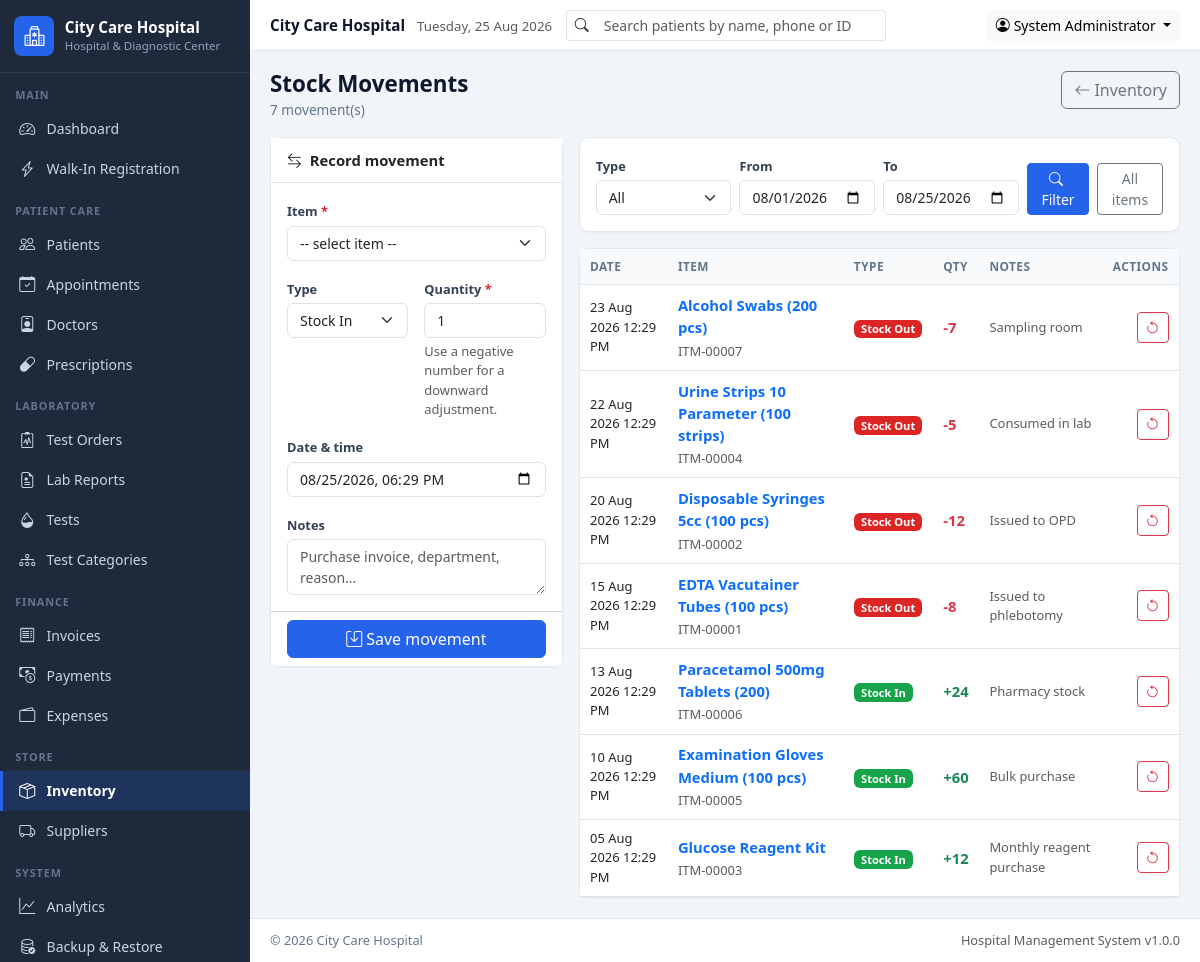
Screenshot of /modules/inventory/transactions.php (signed in) with the database file from the repository.
### tables this page shows
CREATE TABLE IF NOT EXISTS inventory_transactions (
  id INT AUTO_INCREMENT PRIMARY KEY,
  item_id INT NOT NULL,
  type ENUM('Stock In','Stock Out','Adjustment') NOT NULL,
  quantity INT NOT NULL,
  notes TEXT,
  transaction_date DATETIME NOT NULL,
  created_at TIMESTAMP DEFAULT CURRENT_TIMESTAMP,
  FOREIGN KEY (item_id) REFERENCES inventory_items(id) ON DELETE CASCADE
);

CREATE TABLE IF NOT EXISTS inventory_items (
  id INT AUTO_INCREMENT PRIMARY KEY,
  item_code VARCHAR(30) UNIQUE NOT NULL,
  name VARCHAR(150) NOT NULL,
  category VARCHAR(100),
  supplier_id INT,
  purchase_price DECIMAL(10,2) DEFAULT 0,
  selling_price DECIMAL(10,2) DEFAULT 0,
  quantity INT DEFAULT 0,
  minimum_stock INT DEFAULT 0,
  expiry_date DATE,
  batch_number VARCHAR(50),
  notes TEXT,
  created_at TIMESTAMP DEFAULT CURRENT_TIMESTAMP,
  FOREIGN KEY (supplier_id) REFERENCES suppliers(id) ON DELETE SET NULL
);

### includes/functions.php (called while the page is built, shortened)
<?php
function sanitize($input)
{
    return htmlspecialchars((string)($input ?? ''), ENT_QUOTES, 'UTF-8');
}
function get($key, $default = '')
{
    return isset($_GET[$key]) ? (is_array($_GET[$key]) ? $_GET[$key] : trim((string)$_GET[$key])) : $default;
}
function getSetting($key, $default = '')
{
    global $pdo;
    static $cache = null;
    if ($cache === null) {
        $cache = [];
        try {
            foreach ($pdo->query('SELECT setting_key, setting_value FROM settings') as $row) {
                $cache[$row['setting_key']] = $row['setting_value'];
            }
        } catch (Exception $e) {
            $cache = [];
        }
    }
    if (array_key_exists($key, $cache) && $cache[$key] !== null && $cache[$key] !== '') {
        return $cache[$key];
    }
    return $default;
}
function formatDateTime($date)
{
    $ts = strtotime($date);
    return $ts ? date(getSetting('date_format', 'd M Y') . ' ' . getSetting('time_format', 'h:i A'), $ts) : '-';
}
function currentPage()
{
    $page = (int)($_GET['page'] ?? 1);
    return $page > 0 ? $page : 1;
}
function fetchAll($sql, array $params = [])
{
    global $pdo;
    $stmt = $pdo->prepare($sql);
    $stmt->execute($params);
    return $stmt->fetchAll();
}

### modules/inventory/transactions.php (the view, shortened to what this page needs)
<?php
$from   = get('from', date('Y-m-01'));
$to     = get('to', date('Y-m-d'));
$page   = currentPage();
$offset = ($page - 1) * PER_PAGE;
$where = ['DATE(t.transaction_date) BETWEEN ? AND ?'];
$params = [$from, $to];
$whereSql = 'WHERE ' . implode(' AND ', $where);
$transactions = fetchAll("SELECT t.*, i.name AS item_name, i.item_code FROM inventory_transactions t
    JOIN inventory_items i ON i.id = t.item_id
    $whereSql ORDER BY t.transaction_date DESC, t.id DESC LIMIT " . (int)PER_PAGE . ' OFFSET ' . (int)$offset, $params);
$pageActions = '<a href="' . BASE_URL . '/modules/inventory/index.php" class="btn btn-outline-secondary"><i class="bi bi-arrow-left me-1"></i>Inventory</a>';
require_once INC_PATH . '/header.php';
?>
<div class="row g-3">
    <div class="col-lg-4">
        <form method="post" class="card">
            <div class="card-header bg-white fw-semibold"><i class="bi bi-arrow-left-right me-2"></i>Record movement</div>
            <div class="card-body row g-3">
                <div class="col-12">
                    <label class="form-label required">Item</label>
                    <select name="target_item_id" class="form-select" required>
                        <option value="">-- select item --</option>
                    </select>
                </div>
                <div class="col-6">
                    <label class="form-label">Type</label>
                    <select name="type" class="form-select">
                        <option value="Stock In">Stock In</option>
                    </select>
                </div>
                <div class="col-6">
                    <label class="form-label required">Quantity</label>
                    <input type="number" name="quantity" class="form-control" value="1" required>
                    <div class="form-text">Use a negative number for a downward adjustment.</div>
                </div>
                <div class="col-12">
                    <label class="form-label">Date &amp; time</label>
                    <input type="datetime-local" name="transaction_date" class="form-control" value="<?= date('Y-m-d\TH:i') ?>">
                </div>
                <div class="col-12">
                    <label class="form-label">Notes</label>
                    <textarea name="notes" class="form-control" rows="2" placeholder="Purchase invoice, department, reason..."></textarea>
                </div>
            </div>
            <div class="card-footer bg-white d-grid">
                <button class="btn btn-primary"><i class="bi bi-save me-1"></i>Save movement</button>
            </div>
        </form>
    </div>
    <div class="col-lg-8">
        <div class="card mb-3">
            <div class="card-body">
                <form class="row g-2 align-items-end" method="get">
                    <div class="col-md-3">
                        <label class="form-label">Type</label>
                        <select name="type" class="form-select">
                            <option value="">All</option>
                        </select>
                    </div>
                    <div class="col-md-3">
                        <label class="form-label">From</label>
                        <input type="date" name="from" class="form-control" value="<?= sanitize($from) ?>">
                    </div>
                    <div class="col-md-3">
                        <label class="form-label">To</label>
                        <input type="date" name="to" class="form-control" value="<?= sanitize($to) ?>">
                    </div>
                    <div class="col-md-3 d-flex gap-2">
                        <button class="btn btn-primary btn-sm"><i class="bi bi-search me-1"></i>Filter</button>
                        <a href="<?= BASE_URL ?>/modules/inventory/transactions.php" class="btn btn-outline-secondary btn-sm">All items</a>
                    </div>
                </form>
            </div>
        </div>
        <div class="card">
            <div class="table-responsive">
                <table class="table table-hover align-middle mb-0">
                    <thead><tr><th>Date</th><th>Item</th><th>Type</th><th>Qty</th><th>Notes</th><th class="text-end">Actions</th></tr></thead>
                    <tbody>
                    <?php foreach ($transactions as $t): ?>
                        <tr>
                            <td class="small"><?= formatDateTime($t['transaction_date']) ?></td>
                            <td>
                                <a href="add.php?id=<?= (int)$t['item_id'] ?>" class="fw-semibold text-decoration-none"><?= sanitize($t['item_name']) ?></a>
                                <div><small class="text-muted"><?= sanitize($t['item_code']) ?></small></div>
                            </td>
                            <td><span class="badge bg-<?= $t['type'] === 'Stock In' ? 'success' : ($t['type'] === 'Stock Out' ? 'danger' : 'secondary') ?>"><?= sanitize($t['type']) ?></span></td>
                            <td class="fw-semibold <?= (int)$t['quantity'] < 0 ? 'text-danger' : 'text-success' ?>"><?= (int)$t['quantity'] > 0 ? '+' : '' ?><?= (int)$t['quantity'] ?></td>
                            <td class="small text-muted"><?= sanitize($t['notes'] ?: '-') ?></td>
                            <td class="text-end">
                                <form method="post" class="d-inline">
                                    <button class="btn btn-sm btn-outline-danger" data-confirm="Reverse this movement and adjust the stock?"><i class="bi bi-arrow-counterclockwise"></i></button>
                                </form>
                            </td>
                        </tr>
                    <?php endforeach; ?>
                    </tbody>
                </table>
            </div>
        </div>
    </div>
</div>
<?php require_once INC_PATH . '/footer.php'; ?>

### assets/css/custom.css (style rules this page uses)
:root { --hms-primary: #2563EB; --hms-success: #16A34A; --hms-warning: #D97706; --hms-danger: #DC2626; --hms-sidebar: #1E293B; --hms-sidebar-hover: #334155; --hms-body: #F1F5F9; --hms-border: #E2E8F0; --hms-muted: #64748B; --hms-sidebar-width: 250px; }
body { background: var(--hms-body); font-family: "Segoe UI", Roboto, "Helvetica Neue", Arial, sans-serif; font-size: 0.925rem; color: #0F172A; }
a { text-decoration: none; }
.btn-primary, .bg-primary { background-color: var(--hms-primary) !important; border-color: var(--hms-primary) !important; }
.btn-success, .bg-success { background-color: var(--hms-success) !important; border-color: var(--hms-success) !important; }
.btn-danger, .bg-danger { background-color: var(--hms-danger) !important; border-color: var(--hms-danger) !important; }
.card { border: 1px solid var(--hms-border); border-radius: .6rem; box-shadow: 0 1px 2px rgba(15,23,42,.04); }
.card-header { border-bottom: 1px solid var(--hms-border); padding: .7rem 1rem; }
.table > :not(caption) > * > * { padding: .55rem .65rem; }
.table thead th { font-size: .74rem; text-transform: uppercase; letter-spacing: .04em; color: var(--hms-muted); background: #F8FAFC; border-bottom: 1px solid var(--hms-border); font-weight: 700; }
.form-label { font-size: .8rem; font-weight: 600; color: #334155; margin-bottom: .25rem; }
.form-control, .form-select { font-size: .875rem; }
.required::after { content: " *"; color: var(--hms-danger); }

### rows the page displays
inventory_transactions: transaction_date "23 Aug 2026 12:29 PM", item.name "Alcohol Swabs (200 pcs)", item.item_code "ITM-00007", type "Stock Out", quantity "-7", notes "Sampling room"
inventory_transactions: transaction_date "22 Aug 2026 12:29 PM", item.name "Urine Strips 10 Parameter (100 strips)", item.item_code "ITM-00004", type "Stock Out", quantity "-5", notes "Consumed in lab"
inventory_transactions: transaction_date "20 Aug 2026 12:29 PM", item.name "Disposable Syringes 5cc (100 pcs)", item.item_code "ITM-00002", type "Stock Out", quantity "-12", notes "Issued to OPD"
inventory_transactions: transaction_date "15 Aug 2026 12:29 PM", item.name "EDTA Vacutainer Tubes (100 pcs)", item.item_code "ITM-00001", type "Stock Out", quantity "-8", notes "Issued to phlebotomy"
inventory_transactions: transaction_date "13 Aug 2026 12:29 PM", item.name "Paracetamol 500mg Tablets (200)", item.item_code "ITM-00006", type "Stock In", quantity "24", notes "Pharmacy stock"
inventory_transactions: transaction_date "10 Aug 2026 12:29 PM", item.name "Examination Gloves Medium (100 pcs)", item.item_code "ITM-00005", type "Stock In", quantity "60", notes "Bulk purchase"
inventory_transactions: transaction_date "05 Aug 2026 12:29 PM", item.name "Glucose Reagent Kit", item.item_code "ITM-00003", type "Stock In", quantity "12", notes "Monthly reagent purchase"

### other values shown
getSetting('hospital_name', 'City Care Hospital') "City Care Hospital"
getSetting('hospital_tagline', 'Hospital &amp; Diagnostic Center') "Hospital & Diagnostic Center"
$group['label'] "MAIN"
$item['text'] "Dashboard"
$item['text'] "Walk-In Registration"
$group['label'] "PATIENT CARE"
$item['text'] "Patients"
$item['text'] "Appointments"
$item['text'] "Doctors"
$item['text'] "Prescriptions"
$group['label'] "LABORATORY"
$item['text'] "Test Orders"
$item['text'] "Lab Reports"
$item['text'] "Tests"
$item['text'] "Test Categories"
